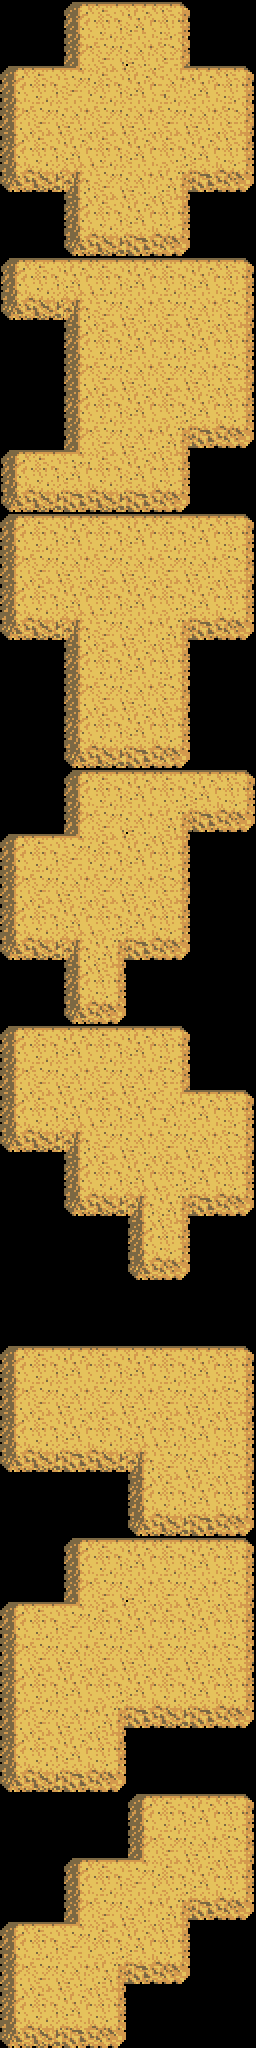

The image is a tile-based game level rendered from a .tmx file. Its description and complete source (layers, tilesets, objects, tile grids) follow:
An orthogonal 4x32 tile map with 64x64 px tiles, 1 tile layer (Capa de Patrones 1).

<map version="1.1" tiledversion="2018.09.12" orientation="orthogonal" renderorder="right-down" width="4" height="32" tilewidth="64" tileheight="64" infinite="0" nextlayerid="2" nextobjectid="1">
 <tileset firstgid="1" source="TilesetIslands.tsx" />
 <layer id="1" name="Capa de Patrones 1" width="4" height="32">
  <data encoding="csv">
1,2,4,1,
2,34,33,4,
16,27,26,18,
1,16,18,1,
22,25,3,4,
1,9,10,11,
1,9,26,18,
22,32,18,1,
2,3,3,4,
16,27,26,18,
1,9,11,1,
1,16,18,1,
1,2,24,23,
2,34,11,1,
16,41,18,1,
1,15,1,1,
2,3,4,1,
16,27,33,4,
1,16,41,18,
1,1,15,1,
1,1,1,1,
2,3,3,4,
16,17,27,11,
1,1,16,18,
1,2,3,4,
2,34,10,11,
9,26,17,18,
16,18,1,1,
1,1,2,4,
1,2,28,18,
2,28,18,1,
16,18,1,1
</data>
 </layer>
</map>